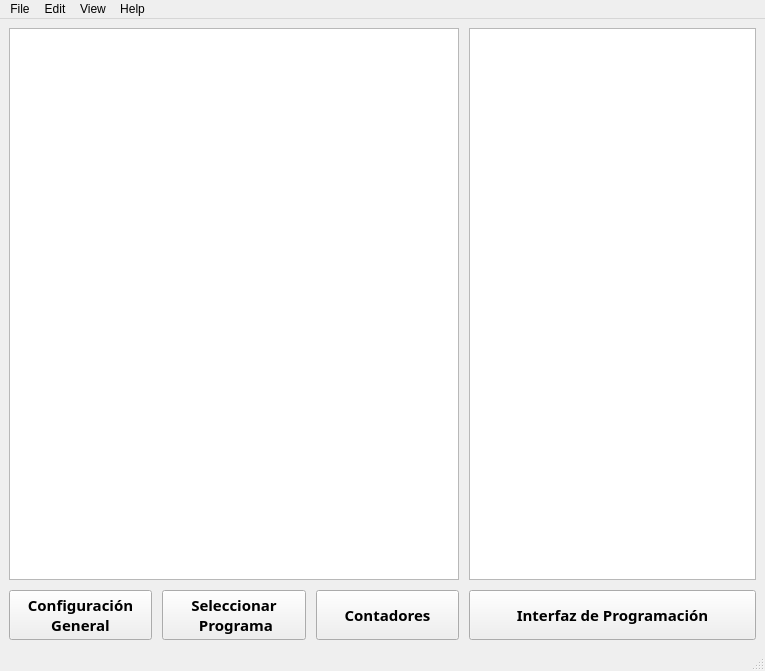
<?xml version="1.0" encoding="UTF-8"?>
<ui version="4.0">
 <class>ScreenMonitoringMain</class>
 <widget class="QMainWindow" name="ScreenMonitoringMain">
  <property name="enabled">
   <bool>true</bool>
  </property>
  <property name="geometry">
   <rect>
    <x>0</x>
    <y>0</y>
    <width>765</width>
    <height>671</height>
   </rect>
  </property>
  <property name="windowTitle">
   <string>SFVI -Sistema flexible de visión industrial</string>
  </property>
  <widget class="QWidget" name="centralwidget">
   <property name="enabled">
    <bool>true</bool>
   </property>
   <layout class="QGridLayout" name="gridLayout">
    <item row="0" column="0">
     <layout class="QGridLayout" name="gridLayout_2" rowstretch="1,1,0,0,0" columnstretch="1,1,1,0,0,0">
      <property name="sizeConstraint">
       <enum>QLayout::SetDefaultConstraint</enum>
      </property>
      <property name="spacing">
       <number>10</number>
      </property>
      <item row="1" column="0">
       <widget class="QPushButton" name="buttonConfig">
        <property name="sizePolicy">
         <sizepolicy hsizetype="Expanding" vsizetype="Fixed">
          <horstretch>1</horstretch>
          <verstretch>0</verstretch>
         </sizepolicy>
        </property>
        <property name="minimumSize">
         <size>
          <width>0</width>
          <height>50</height>
         </size>
        </property>
        <property name="sizeIncrement">
         <size>
          <width>0</width>
          <height>0</height>
         </size>
        </property>
        <property name="font">
         <font>
          <family>Sitka</family>
          <pointsize>11</pointsize>
          <weight>75</weight>
          <bold>true</bold>
         </font>
        </property>
        <property name="text">
         <string>Configuración 
General</string>
        </property>
       </widget>
      </item>
      <item row="1" column="1">
       <widget class="QPushButton" name="buttonEditProgram">
        <property name="sizePolicy">
         <sizepolicy hsizetype="Expanding" vsizetype="Fixed">
          <horstretch>1</horstretch>
          <verstretch>0</verstretch>
         </sizepolicy>
        </property>
        <property name="minimumSize">
         <size>
          <width>0</width>
          <height>50</height>
         </size>
        </property>
        <property name="sizeIncrement">
         <size>
          <width>50</width>
          <height>0</height>
         </size>
        </property>
        <property name="font">
         <font>
          <family>Sitka</family>
          <pointsize>11</pointsize>
          <weight>75</weight>
          <bold>true</bold>
         </font>
        </property>
        <property name="text">
         <string>Seleccionar 
 Programa</string>
        </property>
       </widget>
      </item>
      <item row="1" column="2">
       <widget class="QPushButton" name="buttonCopyProgram">
        <property name="sizePolicy">
         <sizepolicy hsizetype="Expanding" vsizetype="Fixed">
          <horstretch>1</horstretch>
          <verstretch>0</verstretch>
         </sizepolicy>
        </property>
        <property name="minimumSize">
         <size>
          <width>0</width>
          <height>50</height>
         </size>
        </property>
        <property name="sizeIncrement">
         <size>
          <width>50</width>
          <height>0</height>
         </size>
        </property>
        <property name="font">
         <font>
          <family>Sitka</family>
          <pointsize>11</pointsize>
          <weight>75</weight>
          <bold>true</bold>
         </font>
        </property>
        <property name="text">
         <string>Contadores</string>
        </property>
       </widget>
      </item>
      <item row="1" column="5">
       <widget class="QPushButton" name="buttonChangeToProgrammingMain">
        <property name="enabled">
         <bool>true</bool>
        </property>
        <property name="sizePolicy">
         <sizepolicy hsizetype="Expanding" vsizetype="Fixed">
          <horstretch>2</horstretch>
          <verstretch>0</verstretch>
         </sizepolicy>
        </property>
        <property name="minimumSize">
         <size>
          <width>0</width>
          <height>50</height>
         </size>
        </property>
        <property name="font">
         <font>
          <family>Sitka</family>
          <pointsize>11</pointsize>
          <weight>75</weight>
          <bold>true</bold>
         </font>
        </property>
        <property name="text">
         <string>Interfaz de Programación</string>
        </property>
        <property name="checkable">
         <bool>false</bool>
        </property>
        <property name="autoRepeat">
         <bool>false</bool>
        </property>
       </widget>
      </item>
      <item row="0" column="5">
       <widget class="QTextEdit" name="textEdit">
        <property name="sizePolicy">
         <sizepolicy hsizetype="Expanding" vsizetype="Expanding">
          <horstretch>2</horstretch>
          <verstretch>0</verstretch>
         </sizepolicy>
        </property>
       </widget>
      </item>
      <item row="0" column="0" colspan="3">
       <widget class="QGraphicsView" name="graphicsView">
        <property name="sizePolicy">
         <sizepolicy hsizetype="Expanding" vsizetype="Expanding">
          <horstretch>3</horstretch>
          <verstretch>0</verstretch>
         </sizepolicy>
        </property>
       </widget>
      </item>
     </layout>
    </item>
   </layout>
  </widget>
  <widget class="QMenuBar" name="menubar">
   <property name="geometry">
    <rect>
     <x>0</x>
     <y>0</y>
     <width>765</width>
     <height>21</height>
    </rect>
   </property>
   <widget class="QMenu" name="menuFile">
    <property name="title">
     <string>File</string>
    </property>
    <addaction name="actionNew_Program"/>
    <addaction name="actionOpen"/>
    <addaction name="separator"/>
    <addaction name="actionSave"/>
    <addaction name="actionSave_as"/>
    <addaction name="separator"/>
    <addaction name="actionExit"/>
   </widget>
   <widget class="QMenu" name="menuEdit">
    <property name="title">
     <string>Edit</string>
    </property>
   </widget>
   <widget class="QMenu" name="menuView">
    <property name="title">
     <string>View</string>
    </property>
   </widget>
   <widget class="QMenu" name="menuHelp">
    <property name="title">
     <string>Help</string>
    </property>
   </widget>
   <addaction name="menuFile"/>
   <addaction name="menuEdit"/>
   <addaction name="menuView"/>
   <addaction name="menuHelp"/>
  </widget>
  <widget class="QStatusBar" name="statusbar"/>
  <action name="actionNew_Program">
   <property name="text">
    <string>New Program</string>
   </property>
  </action>
  <action name="actionOpen">
   <property name="text">
    <string>Open...</string>
   </property>
  </action>
  <action name="actionSave">
   <property name="text">
    <string>Save</string>
   </property>
  </action>
  <action name="actionSave_as">
   <property name="text">
    <string>Save As...</string>
   </property>
  </action>
  <action name="actionExit">
   <property name="text">
    <string>Exit</string>
   </property>
  </action>
 </widget>
 <resources/>
 <connections/>
</ui>
